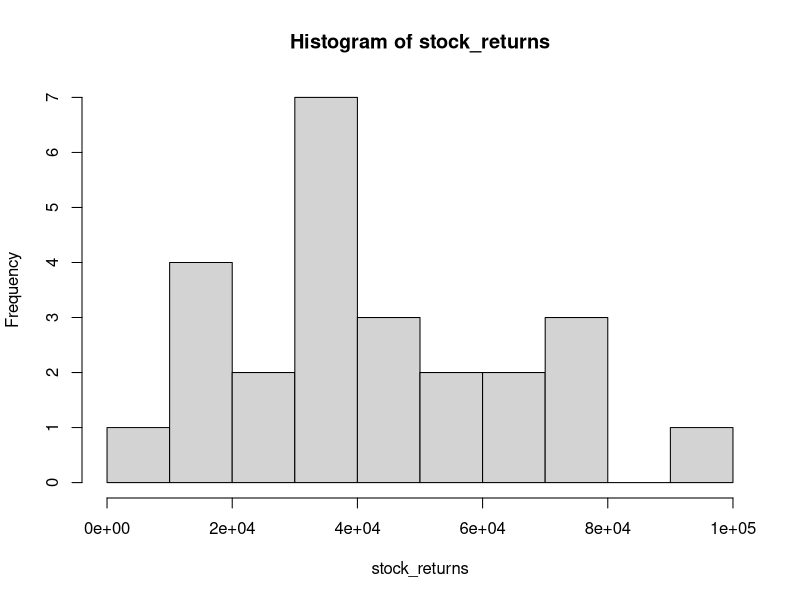

Generate this figure with R:
stock_returns <- c(72969,29268,38894,71761,90296,2663,12410,21390,12227,13701,
                   18429,48009,39811,32083,34349,55391,54329,30321,30398,42255,76642,
                   47969,60264,37080,63547)

x_breaks <- seq(from =0 , to = 100000, by = 10000)

# Histogram
hist(stock_returns, x_breaks)
